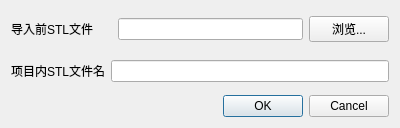
<?xml version="1.0" encoding="UTF-8"?>
<ui version="4.0">
 <class>AddStl</class>
 <widget class="QDialog" name="AddStl">
  <property name="geometry">
   <rect>
    <x>0</x>
    <y>0</y>
    <width>400</width>
    <height>128</height>
   </rect>
  </property>
  <property name="windowTitle">
   <string>新建STL文件</string>
  </property>
  <layout class="QVBoxLayout" name="verticalLayout">
   <item>
    <widget class="QFrame" name="frame">
     <property name="frameShape">
      <enum>QFrame::NoFrame</enum>
     </property>
     <property name="frameShadow">
      <enum>QFrame::Raised</enum>
     </property>
     <layout class="QHBoxLayout" name="horizontalLayout">
      <property name="leftMargin">
       <number>0</number>
      </property>
      <property name="topMargin">
       <number>0</number>
      </property>
      <property name="rightMargin">
       <number>0</number>
      </property>
      <property name="bottomMargin">
       <number>0</number>
      </property>
      <item>
       <widget class="QLabel" name="label">
        <property name="minimumSize">
         <size>
          <width>101</width>
          <height>0</height>
         </size>
        </property>
        <property name="text">
         <string>导入前STL文件</string>
        </property>
       </widget>
      </item>
      <item>
       <widget class="QLineEdit" name="lineEdit_OriginalStl"/>
      </item>
      <item>
       <widget class="QPushButton" name="pushButton_OriginalStl">
        <property name="text">
         <string>浏览...</string>
        </property>
       </widget>
      </item>
     </layout>
    </widget>
   </item>
   <item>
    <widget class="QFrame" name="frame_2">
     <property name="frameShape">
      <enum>QFrame::NoFrame</enum>
     </property>
     <property name="frameShadow">
      <enum>QFrame::Raised</enum>
     </property>
     <layout class="QHBoxLayout" name="horizontalLayout_2">
      <property name="leftMargin">
       <number>0</number>
      </property>
      <property name="topMargin">
       <number>0</number>
      </property>
      <property name="rightMargin">
       <number>0</number>
      </property>
      <property name="bottomMargin">
       <number>0</number>
      </property>
      <item>
       <widget class="QLabel" name="label_2">
        <property name="text">
         <string>项目内STL文件名</string>
        </property>
       </widget>
      </item>
      <item>
       <widget class="QLineEdit" name="lineEdit_NewStl"/>
      </item>
     </layout>
    </widget>
   </item>
   <item>
    <widget class="QDialogButtonBox" name="buttonBox">
     <property name="orientation">
      <enum>Qt::Horizontal</enum>
     </property>
     <property name="standardButtons">
      <set>QDialogButtonBox::Cancel|QDialogButtonBox::Ok</set>
     </property>
    </widget>
   </item>
  </layout>
 </widget>
 <resources/>
 <connections/>
</ui>
